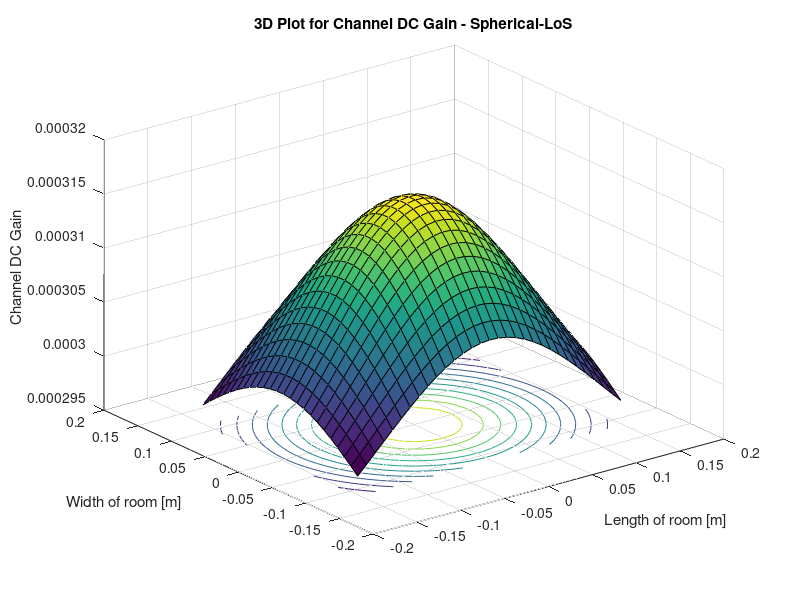
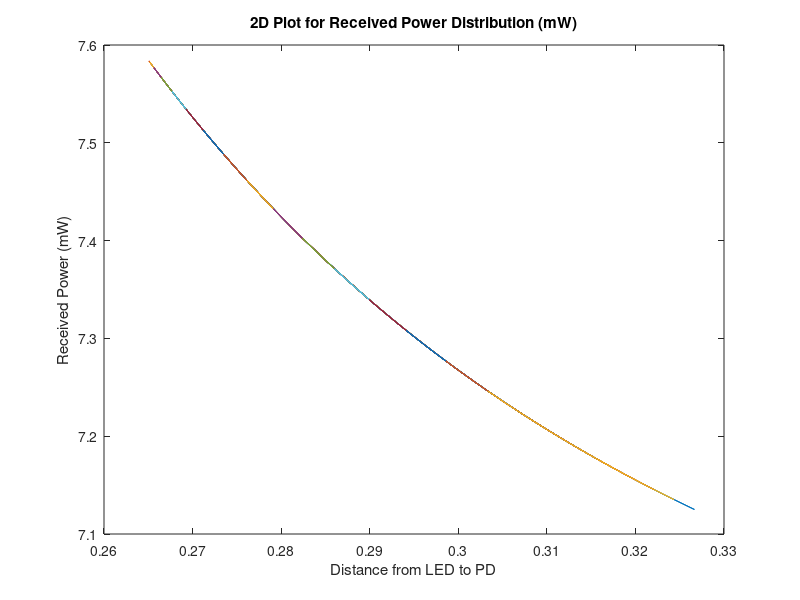

The MATLAB source for these figures, in order:
%Parameters
phi = 60;
m=- log(2)/log(cosd(phi));
P_LED= 24000;
Arx= 7.45E-6;
Ts= 1;
%index= 1.5;
FOV= 55;
Ar=2.2E-6;
p=0.9;
Aroom=0.07015;

G_Con= 1;

lx=0.305; ly=0.23; lz=0.265;
h=lz;
[XT,YT]= meshgrid(0,0);

Nx = lx*100; Ny= ly*100;
x=-lx/2:lx/Nx:lx/2;
y=-ly/2:ly/Ny:ly/2;
[XR, YR] = meshgrid(x, y); 
D= sqrt((XR-XT).^2+ (YR-YT).^2+h^2);
cos_irradiance_angle = h./D; 
cos_incidence_angle = h./D;

HLOS=((m+1)*Arx*(cos_irradiance_angle.^m).*Ts.*G_Con.*cos_incidence_angle)./(2*pi.*D.^2);
Hdiff=(Ar*p)/(Aroom*(1-p));
Htotal=(HLOS+Hdiff);
P_rx=P_LED.*Htotal;
P_rx(find(abs(acosd(cos_incidence_angle))> FOV)) = 0;
P_rx_total =(P_rx);
% P_rx_initial =P_rx;
% %P_rx_final =P_rx - (65.3-735.*D+3532.*(D.^(2))-7641.*(D.^(3))+6245.*(D.^(4)));
% %P_rx_final =P_rx - (5.79+12.5.*D-46.6.*(D.^(2))+63.9.*(D.^(3)));
% P_rx_final =P_rx - (7.24-2.84.*D+7.64.*(D.^(2)));
%P_rx_final =P_rx - (1.48.*D+6.63);
%P_rx_dBm=(10*log10(P_rx));

figure(1)
surfc(x,y,Htotal);
xlabel('Length of room [m]')
ylabel('Width of room [m]' )
zlabel('Channel DC Gain' )
hold on
title('3D Plot for Channel DC Gain - Spherical-LoS' )

% figure(2)
% plot(D,P_rx_initial)
% xlabel('Distance from LED to PD')
% ylabel('Received Power (mW)')
% title('3D Plot for Received Power Distribution Initially (mW)' ) 
% 
% figure(3)
% plot(D,P_rx_final)
% xlabel('Distance from LED to PD')
% ylabel('Received Power (mW)')
% title('3D Plot for Received Power Distribution (mW)-Modeltuned for actual Received Power' )

figure(3)
plot(D,P_rx_total)
xlabel('Distance from LED to PD')
ylabel('Received Power (mW)')
title('2D Plot for Received Power Distribution (mW)')






